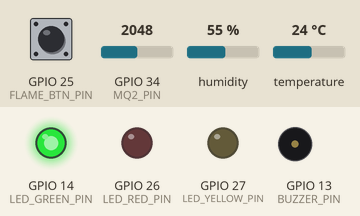
The sketch below on a simulated ESP32. Shown: output pins drawn as LEDs (lit = HIGH), buzzer (waves = sounding, pin HIGH). Dashed ring = blinking. Inputs (shaded band) come from the test bench; at power-on: GPIO 34 (MQ2_PIN) = 2048, GPIO 25 (FLAME_BTN_PIN) HIGH, humidity 55 %, temperature 24 °C (analog values on the 0–4095 scale). WiFi joins after 1.5 s; servers stay silent unless stated; uploads are accepted with an empty reply; the local clock reads 2024-03-15 10:24:30 at power-on unless the sketch sets it; what the sketch prints to the serial monitor is not drawn.

Above: at 5.9 s.
6.0 s: GPIO 34 (MQ2_PIN) set to 3222
7.9 s: GPIO 34 (MQ2_PIN) set to 3340
At 9.25 s:
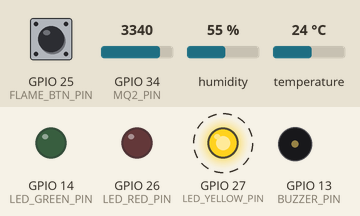
12.5 s: GPIO 25 (FLAME_BTN_PIN) driven LOW
At 13.1 s:
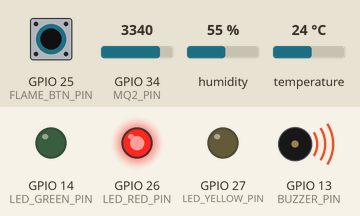
18.7 s: GPIO 25 (FLAME_BTN_PIN) driven HIGH
At 20.06 s:
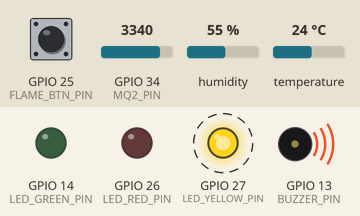
22.2 s: GPIO 34 (MQ2_PIN) set to 2866
At 22.66 s:
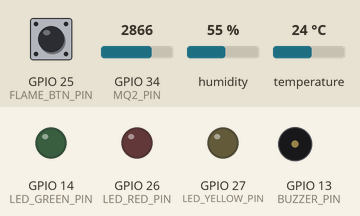
Timing chart, 0 to 25.2 s (numbered marks = the images above; inputs shaded):
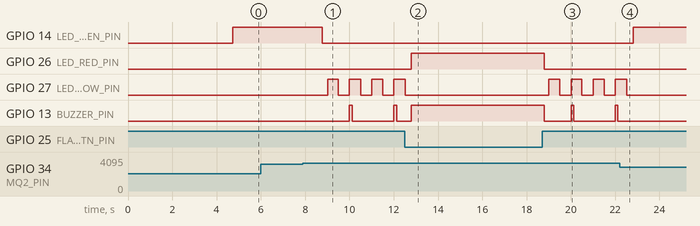

Measured:
- the behaviour switches between 3276 and 3277 on GPIO 34 (MQ2_PIN) (found by bisection; images 0 and 1)
- after the input at 6.0 s, every drawn part: stays the same
- after the input at 7.9 s, GPIO 14 (LED_GREEN_PIN): HIGH → LOW after 0.88 s; GPIO 27 (LED_YELLOW_PIN): alternates HIGH for 0.51 s and LOW for 0.50 s, starting after 1.1 s; GPIO 13 (BUZZER_PIN): alternates HIGH for 0.12 s and LOW for 1.9 s, starting after 2.1 s
- after the input at 12.5 s, GPIO 26 (LED_RED_PIN): LOW → HIGH after 0.29 s; GPIO 27 (LED_YELLOW_PIN): goes on until 12.5 s, then stays LOW
- after the input at 18.7 s, GPIO 26 (LED_RED_PIN): HIGH → LOW after 0.11 s; GPIO 27 (LED_YELLOW_PIN): alternates HIGH for 0.50 s and LOW for 0.50 s, starting after 0.30 s; GPIO 13 (BUZZER_PIN): goes LOW 1.2 s, HIGH 0.11 s, LOW 1.9 s, HIGH 0.11 s, then LOW, starting after 0.11 s
- after the input at 22.2 s, GPIO 14 (LED_GREEN_PIN): LOW → HIGH after 0.62 s; GPIO 27 (LED_YELLOW_PIN): goes on until 22.5 s, then stays LOW; GPIO 13 (BUZZER_PIN): stays LOW (without the input it goes to HIGH after 1.8 s)

The sketch:

fire_node.ino
```cpp
// JURAS Fire Detection Node - ESP32 DevKit C V4 (Wokwi)
//
// Hardware:
//   DHT22 DATA   -> GPIO 15
//   MQ-2 AOUT    -> GPIO 34
//   Flame button -> GPIO 25 (button to GND, active LOW)
//   Red LED      -> GPIO 26
//   Yellow LED   -> GPIO 27
//   Green LED    -> GPIO 14
//   Buzzer       -> GPIO 13
//
// Backend contract: POST /api/v1/readings (the existing JURAS ingestion
// endpoint). The sketch sends the exact ReadingCreate fields plus extra
// hardware values that the backend stores but does not need for risk.
//
// For local development with the Wokwi Private IoT Gateway:
//   BACKEND_URL = "http://host.wokwi.internal:8000"
// For a public HTTPS backend, use its canonical base URL (no trailing slash).
// Never use a URL that redirects (301/302/307/308), because POST redirects are
// rejected here.
//
// Libraries: DHT sensor library (Adafruit) + Adafruit Unified Sensor.

#include <WiFi.h>
#include <HTTPClient.h>
#include <WiFiClientSecure.h>
#include <DHT.h>
#include <math.h>
#include <time.h>

// ==========================================
// 1. WIFI / SERVER CONFIGURATION
// ==========================================

#define WIFI_SSID "Wokwi-GUEST"
#define WIFI_PASSWORD ""
#define WIFI_CHANNEL 6

// Change this one line when the backend moves (local gateway, LAN IP or a
// public HTTPS deployment).  Keep it a base URL; the path is added below.
const char* BACKEND_URL = "https://liability-boat-interaction-manuals.trycloudflare.com";
const char* TELEMETRY_PATH = "/api/v1/readings";

// Optional shared secret. Leave empty when the backend does not set
// DEVICE_API_KEY. When set on both sides it is sent as X-Device-Key.
const char* DEVICE_API_KEY = "";

// ==========================================
// 2. DEVICE / TARGET CONFIGURATION
// ==========================================

// Must match an existing JURAS sensor code and its building code.
// Seed defaults: JM-014 belongs to B-014.
#define DEVICE_ID "JURAS-FIRE-001"
#define SENSOR_CODE "JM-014"
#define BUILDING_CODE "B-014"

// ==========================================
// 3. PIN CONFIGURATION
// ==========================================

#define DHT_PIN 15
#define MQ2_PIN 34
#define FLAME_BTN_PIN 25
#define LED_RED_PIN 26
#define LED_YELLOW_PIN 27
#define LED_GREEN_PIN 14
#define BUZZER_PIN 13

#define DHT_TYPE DHT22

// ==========================================
// 4. FIRE THRESHOLDS (DEMO VALUES, NOT CERTIFIED)
// ==========================================

const float TEMP_WARNING_C = 45.0;
const float TEMP_CRITICAL_C = 70.0;

const float SMOKE_WARNING_LEVEL = 60.0;
const float SMOKE_CRITICAL_LEVEL = 80.0;

const float SMOKE_TEMP_COMBO_C = 60.0;
const float SMOKE_TEMP_COMBO_LEVEL = 60.0;

// ==========================================
// 5. TIMING
// ==========================================

const unsigned long SENSOR_INTERVAL_MS = 2000;
const unsigned long UPLOAD_INTERVAL_MS = 2500;
const unsigned long FLUSH_INTERVAL_MS = 1000;
const unsigned long MAX_BACKOFF_MS = 30000;
const unsigned long WIFI_RETRY_MS = 10000;
const unsigned long ALERT_BLINK_MS = 500;
const unsigned long BUZZER_BEEP_MS = 120;
const unsigned long BUZZER_PERIOD_MS = 2000;
const unsigned long NTP_RETRY_MS = 30000;
const int MQ2_BASELINE_SAMPLES = 30;
const size_t SAMPLE_BUFFER_SIZE = 12;

// ==========================================
// 6. STATE
// ==========================================

enum FireState {
  STATE_NORMAL,
  STATE_WARNING,
  STATE_CRITICAL
};

// Declared before the first function: the Arduino auto-prototype pass hoists
// function signatures to the top of the sketch, so a custom return type must
// already be visible there.
enum PostResult {
  POST_OK,
  POST_RETRY,
  POST_DROP
};

struct Sample {
  uint32_t seq;
  time_t epoch;
  float temperature_c;
  float humidity_pct;
  int smoke_raw;
  float smoke_level;
  float smoke_ppm;
  bool flame;
  bool dht_ok;
  int rssi;
};

DHT dht(DHT_PIN, DHT_TYPE);

FireState fireState = STATE_NORMAL;

float temperatureC = NAN;
float humidityPct = NAN;

int smokeRaw = 0;
float smokeLevel = 0.0;
float smokePpm = 0.0;
float gasBaseline = 800.0;

bool dhtOk = false;
bool flameDetected = false;
bool wifiWasConnected = false;
bool ntpRequested = false;

int lastFlameReading = HIGH;
unsigned long lastFlameChange = 0;

uint32_t sequence = 0;

Sample pending;
Sample queue[SAMPLE_BUFFER_SIZE];
size_t queueCount = 0;

unsigned long lastSensorRead = 0;
unsigned long lastUpload = 0;
unsigned long lastWifiAttempt = 0;
unsigned long lastNtpRequest = 0;
unsigned long retryBackoffMs = 0;

// ==========================================
// 7. WIFI + TIME
// ==========================================

void requestNtpSync() {
  configTime(0, 0, "pool.ntp.org", "time.nist.gov");
  ntpRequested = true;
  Serial.println("NTP sync requested");
}

bool clockValid() {
  return time(nullptr) > 1700000000;
}

void maintainWifi(unsigned long now) {
  if (WiFi.status() == WL_CONNECTED) {
    if (!wifiWasConnected) {
      wifiWasConnected = true;
      Serial.print("WiFi connected. IP: ");
      Serial.println(WiFi.localIP());
      requestNtpSync();
    }
    if (!clockValid() && now - lastNtpRequest >= NTP_RETRY_MS) {
      lastNtpRequest = now;
      requestNtpSync();
    }
    return;
  }

  if (wifiWasConnected) {
    wifiWasConnected = false;
    Serial.println("WiFi disconnected. Buffering telemetry.");
  }

  if (now - lastWifiAttempt >= WIFI_RETRY_MS) {
    lastWifiAttempt = now;
    Serial.print("Reconnecting WiFi... (status ");
    Serial.print((int)WiFi.status());
    Serial.println(")");
    WiFi.disconnect();
    delay(100);
    WiFi.mode(WIFI_STA);
    WiFi.begin(WIFI_SSID, WIFI_PASSWORD, WIFI_CHANNEL);
  }
}

// ==========================================
// 8. SENSOR READING
// ==========================================

void pollFlameButton(unsigned long now) {
  int reading = digitalRead(FLAME_BTN_PIN);
  if (reading != lastFlameReading) {
    lastFlameReading = reading;
    lastFlameChange = now;
  }
  if (now - lastFlameChange >= 50) {
    flameDetected = (reading == LOW);
  }
}

float calibrateGasBaseline() {
  float sum = 0.0;
  for (int i = 0; i < MQ2_BASELINE_SAMPLES; i++) {
    sum += analogRead(MQ2_PIN);
    delay(100);
  }
  return sum / MQ2_BASELINE_SAMPLES;
}

void readSensors() {
  float t = dht.readTemperature();
  float h = dht.readHumidity();

  dhtOk = isfinite(t) && isfinite(h) &&
          t > -40.0 && t < 125.0 &&
          h >= 0.0 && h <= 100.0;

  if (dhtOk) {
    temperatureC = t;
    humidityPct = h;
  } else {
    // Never resend an old DHT sample as if it were current.  The payload
    // builder omits non-finite values so the dashboard shows N/A.
    temperatureC = NAN;
    humidityPct = NAN;
    Serial.println("DHT22 read failed. Temperature/humidity will be N/A.");
  }

  smokeRaw = analogRead(MQ2_PIN);
  if (smokeRaw < 0) {
    smokeRaw = 0;
  } else if (smokeRaw > 4095) {
    smokeRaw = 4095;
  }

  if (gasBaseline < 50.0) {
    gasBaseline = 50.0;
  }

  float span = 4095.0 - gasBaseline;
  if (span > 1.0 && smokeRaw > gasBaseline) {
    smokeLevel = ((smokeRaw - gasBaseline) / span) * 100.0;
  } else {
    smokeLevel = 0.0;
  }
  smokeLevel = constrain(smokeLevel, 0.0, 100.0);

  // Demo calibration: the existing sketch reports a 0-100 smoke level and the
  // backend risk rule treats 10 level units as roughly 10 ppm-equivalent
  // units.  Keep the conversion in one place so the payload and the display
  // cannot disagree.  A real MQ-2 deployment must replace this with an
  // Rs/R0 curve calibrated against a known gas concentration.
  smokePpm = smokeLevel * 10.0;

  // Track clean-air drift slowly, but never while smoke or flame is present.
  if (!flameDetected && smokeLevel < 10.0) {
    gasBaseline = gasBaseline * 0.99 + smokeRaw * 0.01;
  }
}

// ==========================================
// 9. FIRE CLASSIFICATION
// ==========================================

void calculateFireState() {
  bool criticalByValue =
      temperatureC >= TEMP_CRITICAL_C ||
      smokeLevel >= SMOKE_CRITICAL_LEVEL;

  bool criticalByCombo =
      temperatureC >= SMOKE_TEMP_COMBO_C &&
      smokeLevel >= SMOKE_TEMP_COMBO_LEVEL;

  bool warning =
      !dhtOk ||
      temperatureC >= TEMP_WARNING_C ||
      smokeLevel >= SMOKE_WARNING_LEVEL;

  if (flameDetected || criticalByValue || criticalByCombo) {
    fireState = STATE_CRITICAL;
  } else if (warning) {
    fireState = STATE_WARNING;
  } else {
    fireState = STATE_NORMAL;
  }
}

const char* stateName() {
  switch (fireState) {
    case STATE_CRITICAL:
      return "critical";
    case STATE_WARNING:
      return "warning";
    default:
      return "normal";
  }
}

// ==========================================
// 10. LED + BUZZER OUTPUT
// ==========================================

void updateAlerts(unsigned long now) {
  bool blink = ((now / ALERT_BLINK_MS) % 2) == 0;

  digitalWrite(LED_GREEN_PIN, fireState == STATE_NORMAL ? HIGH : LOW);
  digitalWrite(LED_YELLOW_PIN,
               fireState == STATE_WARNING ? (blink ? HIGH : LOW) : LOW);
  digitalWrite(LED_RED_PIN, fireState == STATE_CRITICAL ? HIGH : LOW);

  if (fireState == STATE_CRITICAL) {
    digitalWrite(BUZZER_PIN, HIGH);
  } else if (fireState == STATE_WARNING) {
    bool beep = (now % BUZZER_PERIOD_MS) < BUZZER_BEEP_MS;
    digitalWrite(BUZZER_PIN, beep ? HIGH : LOW);
  } else {
    digitalWrite(BUZZER_PIN, LOW);
  }
}

// ==========================================
// 11. SERIAL MONITOR
// ==========================================

void printReadings() {
  Serial.println("\n========== JURAS FIRE MONITOR ==========");
  Serial.print("Device: ");
  Serial.println(DEVICE_ID);
  Serial.print("Sensor: ");
  Serial.println(SENSOR_CODE);
  Serial.print("Building: ");
  Serial.println(BUILDING_CODE);
  Serial.print("DHT ok: ");
  Serial.println(dhtOk ? "yes" : "no");
  Serial.print("Temperature: ");
  Serial.println(isfinite(temperatureC) ? String(temperatureC, 2) : String("n/a"));
  Serial.print("Humidity: ");
  Serial.println(isfinite(humidityPct) ? String(humidityPct, 2) : String("n/a"));
  Serial.print("MQ-2 raw: ");
  Serial.println(smokeRaw);
  Serial.print("MQ-2 baseline: ");
  Serial.println(gasBaseline, 1);
  Serial.print("Smoke level: ");
  Serial.println(smokeLevel, 1);
  Serial.print("Smoke approx: ");
  Serial.print(smokePpm, 0);
  Serial.println(" ppm (demo calibration)");
  Serial.print("Flame button: ");
  Serial.println(flameDetected ? "TRIGGERED" : "clear");
  Serial.print("State: ");
  Serial.println(stateName());
  Serial.println("========================================");
}

// ==========================================
// 12. PAYLOAD + HTTP
// ==========================================

String isoUtc(time_t epoch) {
  struct tm tmUtc;
  gmtime_r(&epoch, &tmUtc);
  char buf[24];
  strftime(buf, sizeof(buf), "%Y-%m-%dT%H:%M:%SZ", &tmUtc);
  return String(buf);
}

Sample captureSample() {
  Sample s;
  s.seq = ++sequence;
  s.epoch = clockValid() ? time(nullptr) : 0;
  s.temperature_c = temperatureC;
  s.humidity_pct = humidityPct;
  s.smoke_raw = smokeRaw;
  s.smoke_level = smokeLevel;
  s.smoke_ppm = smokePpm;
  s.flame = flameDetected;
  s.dht_ok = dhtOk;
  s.rssi = WiFi.status() == WL_CONNECTED ? WiFi.RSSI() : 0;
  return s;
}

String buildPayload(const Sample &s) {
  String p = "{";
  p += "\"device_id\":\"" DEVICE_ID "\",";
  p += "\"sensor_id\":\"" SENSOR_CODE "\",";
  p += "\"building_id\":\"" BUILDING_CODE "\",";
  p += "\"hazard\":\"fire\",";
  p += "\"source\":\"simulation\",";
  p += "\"simulation\":true,";

  if (s.epoch >= 1700000000) {
    p += "\"observed_at\":\"" + isoUtc(s.epoch) + "\",";
  }

  p += "\"values\":{";
  bool first = true;
  auto addField = [&p, &first](const String &field) {
    if (!first) {
      p += ",";
    }
    p += field;
    first = false;
  };

  // DHT22 failure is sent as a health flag only; no stale sample is
  // repeated.  Omitting the fields makes the dashboard render N/A.
  if (s.dht_ok && isfinite(s.temperature_c)) {
    addField("\"temperature_c\":" + String(s.temperature_c, 2));
  }
  if (s.dht_ok && isfinite(s.humidity_pct)) {
    addField("\"humidity_pct\":" + String(s.humidity_pct, 2));
  }

  addField("\"smoke_raw\":" + String(s.smoke_raw));
  addField("\"smoke_level\":" + String(s.smoke_level, 2));
  addField("\"smoke_ppm\":" + String(s.smoke_ppm, 1));
  addField("\"flame\":" + String(s.flame ? 1 : 0));
  addField("\"dht_ok\":" + String(s.dht_ok ? 1 : 0));
  addField("\"rssi\":" + String(s.rssi));
  addField("\"seq\":" + String((unsigned long)s.seq));
  p += "}}";
  return p;
}

PostResult executePost(HTTPClient &http, const String &payload, const Sample &s) {
  http.addHeader("Content-Type", "application/json");
  http.addHeader("Accept", "application/json");
  http.addHeader("Idempotency-Key",
                 String(DEVICE_ID) + "-" + String((unsigned long)s.seq));

  if (strlen(DEVICE_API_KEY) > 0) {
    http.addHeader("X-Device-Key", DEVICE_API_KEY);
  }

  int code = http.POST(payload);

  if (code >= 200 && code < 300) {
    Serial.print("Telemetry accepted: HTTP ");
    Serial.println(code);
    String body = http.getString();
    if (body.length()) {
      Serial.print("Response: ");
      Serial.println(body);
    }
    return POST_OK;
  }

  if (code < 0) {
    Serial.print("HTTP transport error: ");
    Serial.println(http.errorToString(code));
    return POST_RETRY;
  }

  if (code == 408 || code == 429 || code >= 500) {
    Serial.print("Retryable HTTP error: ");
    Serial.println(code);
    return POST_RETRY;
  }

  Serial.print("Non-retryable HTTP error: ");
  Serial.print(code);
  Serial.print(" ");
  Serial.println(http.getString());
  return POST_DROP;
}

PostResult postSample(const Sample &s) {
  if (WiFi.status() != WL_CONNECTED) {
    return POST_RETRY;
  }

  String base = String(BACKEND_URL);
  while (base.endsWith("/")) {
    base.remove(base.length() - 1);
  }
  String url = base + TELEMETRY_PATH;
  String payload = buildPayload(s);

  Serial.println("POST " + url);
  Serial.println(payload);

  HTTPClient http;
  http.setConnectTimeout(2500);
  http.setTimeout(2500);
  http.setFollowRedirects(HTTPC_DISABLE_FOLLOW_REDIRECTS);

  if (url.startsWith("https://")) {
    WiFiClientSecure client;
    // Prototype only. Production must validate the server certificate.
    client.setInsecure();
    if (!http.begin(client, url)) {
      Serial.println("HTTPS begin failed");
      return POST_RETRY;
    }
    PostResult result = executePost(http, payload, s);
    http.end();
    return result;
  }

  WiFiClient client;
  if (!http.begin(client, url)) {
    Serial.println("HTTP begin failed");
    return POST_RETRY;
  }
  PostResult result = executePost(http, payload, s);
  http.end();
  return result;
}

// ==========================================
// 13. OFFLINE BUFFER + UPLOAD LOOP
// ==========================================

void enqueueSample(const Sample &s) {
  if (queueCount > 0 && queue[queueCount - 1].seq == s.seq) {
    return;
  }

  if (queueCount >= SAMPLE_BUFFER_SIZE) {
    for (size_t i = 1; i < SAMPLE_BUFFER_SIZE; i++) {
      queue[i - 1] = queue[i];
    }
    queueCount = SAMPLE_BUFFER_SIZE - 1;
  }

  queue[queueCount++] = s;
}

void popSample() {
  if (queueCount == 0) {
    return;
  }
  for (size_t i = 1; i < queueCount; i++) {
    queue[i - 1] = queue[i];
  }
  queueCount--;
}

void uploadLoop(unsigned long now) {
  if (WiFi.status() != WL_CONNECTED) {
    if (now - lastUpload >= UPLOAD_INTERVAL_MS) {
      lastUpload = now;
      enqueueSample(pending);
      Serial.println("Offline: sample buffered");
    }
    return;
  }

  bool flushing = queueCount > 0;
  unsigned long interval = flushing ? FLUSH_INTERVAL_MS : (retryBackoffMs > 0 ? retryBackoffMs : UPLOAD_INTERVAL_MS);
  if (now - lastUpload < interval) {
    return;
  }
  lastUpload = now;

  Sample sample = flushing ? queue[0] : pending;
  PostResult result = postSample(sample);

  if (result == POST_OK) {
    retryBackoffMs = 0;
    if (flushing) {
      popSample();
    }
  } else if (result == POST_DROP) {
    retryBackoffMs = 0;
    if (flushing) {
      popSample();
    }
    Serial.println("Sample dropped after non-retryable response.");
  } else if (!flushing) {
    enqueueSample(pending);
    retryBackoffMs = retryBackoffMs == 0 ? UPLOAD_INTERVAL_MS : min(MAX_BACKOFF_MS, retryBackoffMs * 2);
    Serial.print("Upload failed: sample buffered. Retry in ");
    Serial.print(retryBackoffMs);
    Serial.println(" ms");
  } else {
    // A queued sample failed; keep it at the head and back off a little.
    retryBackoffMs = retryBackoffMs == 0 ? FLUSH_INTERVAL_MS : min(MAX_BACKOFF_MS, retryBackoffMs * 2);
    Serial.print("Flush failed: retry in ");
    Serial.print(retryBackoffMs);
    Serial.println(" ms");
  }
}

// ==========================================
// 14. SETUP
// ==========================================

void setup() {
  Serial.begin(115200);
  delay(200);

  pinMode(LED_RED_PIN, OUTPUT);
  pinMode(LED_YELLOW_PIN, OUTPUT);
  pinMode(LED_GREEN_PIN, OUTPUT);
  pinMode(BUZZER_PIN, OUTPUT);
  pinMode(FLAME_BTN_PIN, INPUT_PULLUP);
  pinMode(MQ2_PIN, INPUT);

  digitalWrite(LED_RED_PIN, LOW);
  digitalWrite(LED_YELLOW_PIN, LOW);
  digitalWrite(LED_GREEN_PIN, LOW);
  digitalWrite(BUZZER_PIN, LOW);

  analogReadResolution(12);

  Serial.println("\nStarting JURAS Fire Detection Node");
  Serial.print("Device: ");
  Serial.println(DEVICE_ID);

  dht.begin();

  Serial.print("Calibrating MQ-2 baseline");
  gasBaseline = calibrateGasBaseline();
  Serial.print(" -> ");
  Serial.println(gasBaseline, 1);

  WiFi.mode(WIFI_STA);
  WiFi.begin(WIFI_SSID, WIFI_PASSWORD, WIFI_CHANNEL);

  Serial.print("Connecting to WiFi");
  unsigned long started = millis();
  while (WiFi.status() != WL_CONNECTED && millis() - started < 10000) {
    delay(100);
    Serial.print(".");
  }
  Serial.println();

  if (WiFi.status() == WL_CONNECTED) {
    wifiWasConnected = true;
    Serial.print("WiFi connected. IP: ");
    Serial.println(WiFi.localIP());
    requestNtpSync();
  } else {
    Serial.print("WiFi not connected yet (status ");
    Serial.print((int)WiFi.status());
    Serial.println("). Will retry in the main loop.");
    lastWifiAttempt = millis();
  }

  readSensors();
  calculateFireState();
  pending = captureSample();
  printReadings();

  Serial.println("JURAS FIRE DEVICE READY");
}

// ==========================================
// 15. MAIN LOOP
// ==========================================

void loop() {
  unsigned long now = millis();

  pollFlameButton(now);
  maintainWifi(now);
  updateAlerts(now);

  if (now - lastSensorRead >= SENSOR_INTERVAL_MS) {
    lastSensorRead = now;
    readSensors();
    calculateFireState();
    pending = captureSample();
    printReadings();
  }

  uploadLoop(now);
  delay(10);
}
```
